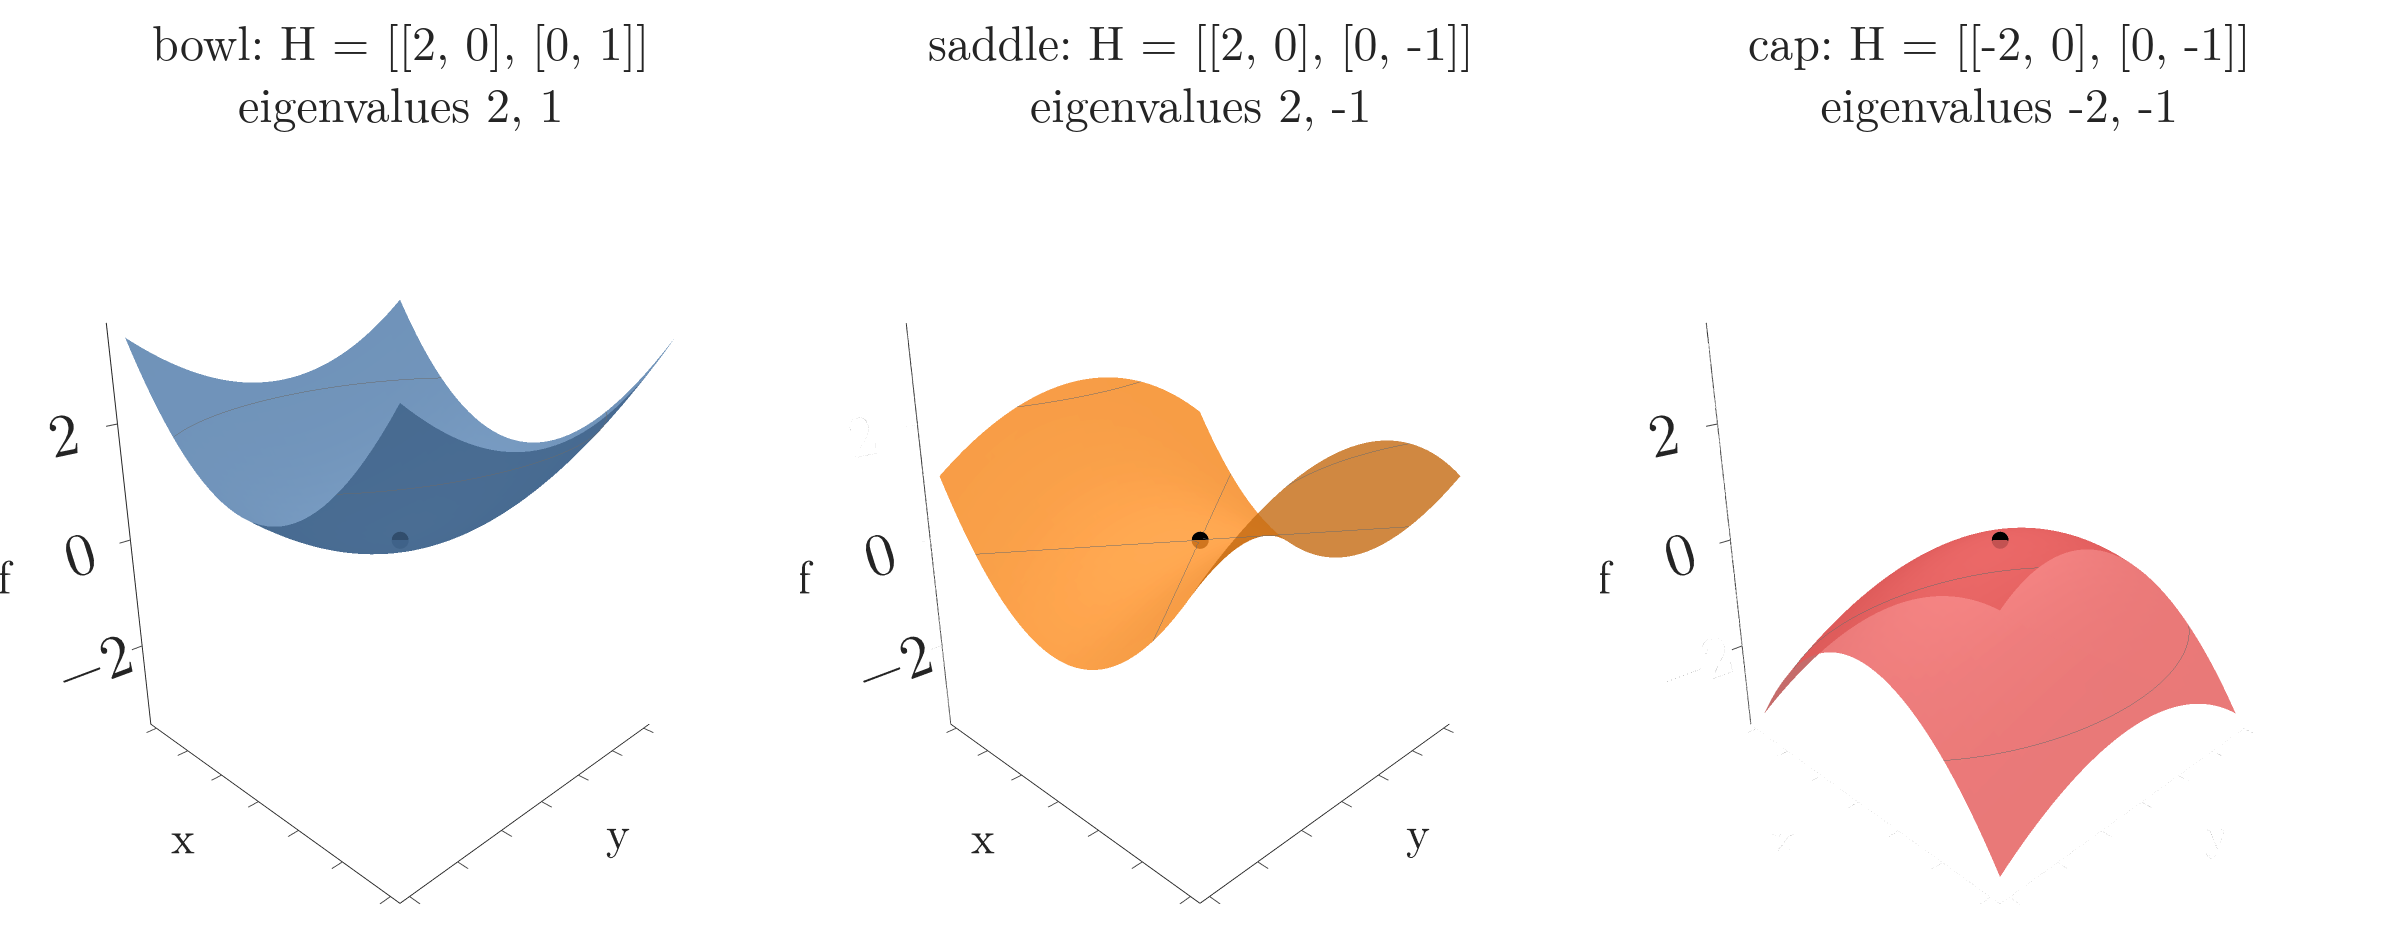

This figure's Python source:
"""Three quadratic surfaces f = (1/2) d^T H d and the signs of the Hessian's eigenvalues (Plotly 3D):
both positive -> bowl (a minimum), opposite signs -> saddle, both negative -> cap (a maximum)."""
from pathlib import Path
import numpy as np
import plotly.graph_objects as go
from plotly.subplots import make_subplots

here = Path(__file__).parent
BLUE, ORANGE, GREEN, RED, GREY = "#4C78A8", "#F58518", "#54A24B", "#E45756", "#6B6B6B"
cases = (("bowl: H = [[2, 0], [0, 1]]<br>eigenvalues 2, 1", np.array([[2, 0], [0, 1.0]]), BLUE),
         ("saddle: H = [[2, 0], [0, -1]]<br>eigenvalues 2, -1", np.array([[2, 0], [0, -1.0]]), ORANGE),
         ("cap: H = [[-2, 0], [0, -1]]<br>eigenvalues -2, -1", np.array([[-2, 0], [0, -1.0]]), RED))
g = np.linspace(-1.5, 1.5, 40)
X, Y = np.meshgrid(g, g)
fig = make_subplots(1, 3, specs=[[{"type": "scene"}] * 3], horizontal_spacing=0.0,
                    subplot_titles=[c[0] for c in cases])
for col, (_, H, c) in enumerate(cases, start=1):
    Z = 0.5 * (H[0, 0] * X ** 2 + 2 * H[0, 1] * X * Y + H[1, 1] * Y ** 2)
    fig.add_trace(go.Surface(x=X, y=Y, z=Z, colorscale=[[0, c], [1, c]], showscale=False, opacity=0.8,
                             contours=dict(z=dict(show=True, color=GREY, width=1))), 1, col)
    fig.add_trace(go.Scatter3d(x=[0], y=[0], z=[0], mode="markers", marker=dict(size=5, color="black")), 1, col)
fig.update_scenes(xaxis_title="x", yaxis_title="y", zaxis_title="f", zaxis=dict(range=[-3.6, 3.6], nticks=4),
                  xaxis=dict(showticklabels=False), yaxis=dict(showticklabels=False), camera=dict(eye=dict(x=1.6, y=-1.6, z=0.9)))
fig.update_layout(template="simple_white", width=1200, height=470, showlegend=False,
                  font=dict(family="Latin Modern Roman", size=19), margin=dict(l=0, r=0, t=70, b=0))
fig.update_annotations(font_size=24)
fig.write_image(here / "hessian_shapes.png", scale=2)
fig.write_image(here / "hessian_shapes.pdf")
